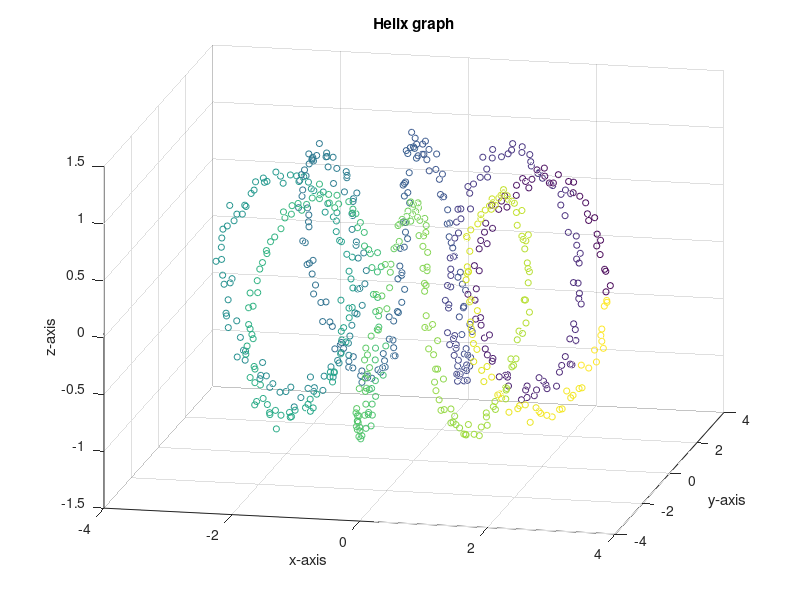
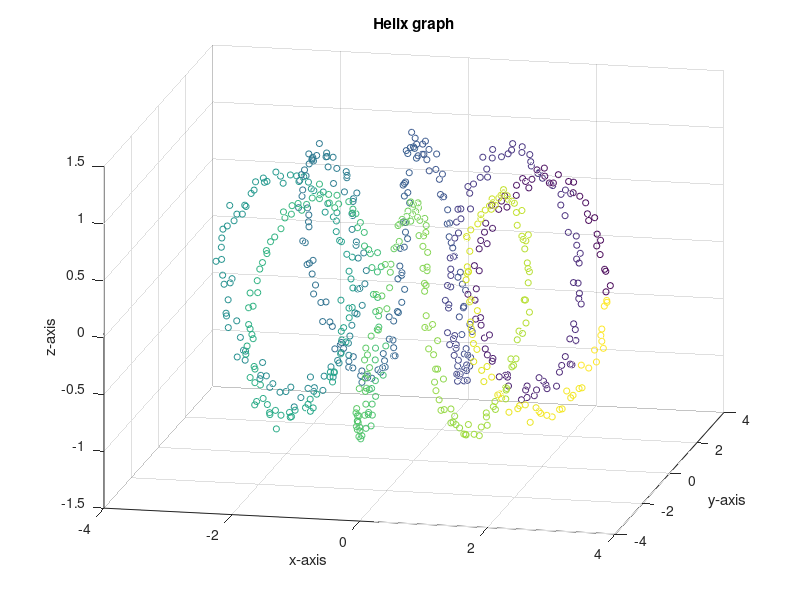
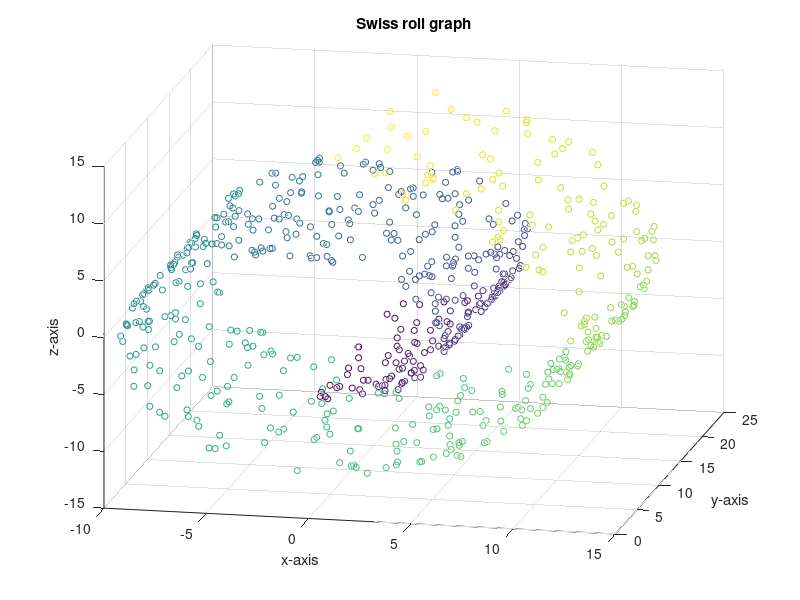
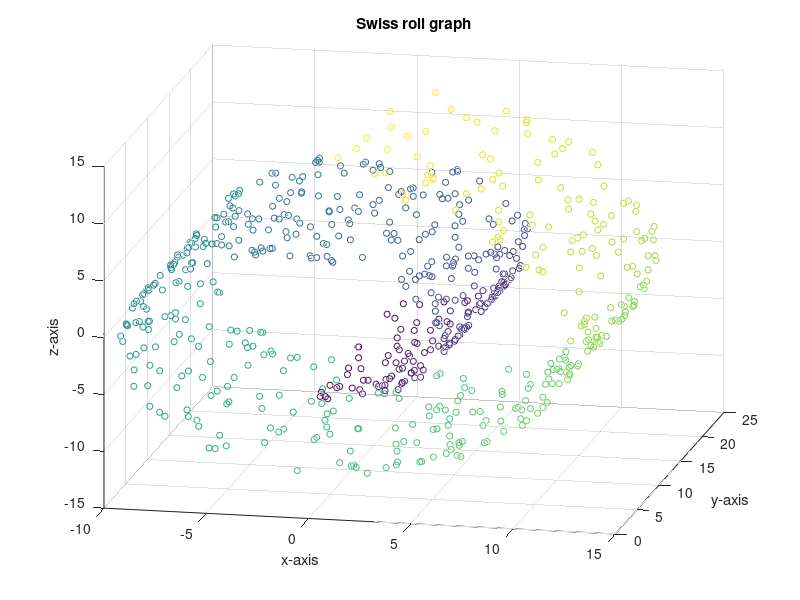

Write MATLAB code to recreate these figures, in order.
%% start
clc;
clear;
close all
fprintf('Starting matlab 5\n\n');
c = 0;
d = 3;
sigma = 4;

%% part a
load('helix.mat');
X_h = X;
t_h = tt;
load('swiss.mat');
X_s = X;
t_s = tt;
clear X tt

f1 = figure(1);
grid on
scatter3(X_h(1,:), X_h(2,:), X_h(3, :), 20, t_h);
view([12 20])
title('Helix graph');
xlabel('x-axis');
ylabel('y-axis');
zlabel('z-axis');
saveas(f1, 'helix.fig');
saveas(f1, 'helix.png');

f2 = figure(2);
grid on
scatter3(X_s(1, :), X_s(2, :), X_s(3, :), 20, t_s);
view([12 20])
title('Swiss roll graph');
xlabel('x-axis');
ylabel('y-axis');
zlabel('z-axis');
saveas(f2, 'swiss_roll.fig');
saveas(f2, 'swiss_roll.png');


%% part b
N = length(t_h);
K_h = zeros(3, N, N);
K_s = zeros(3, N, N);
H = eye(N) - (ones(N, 1)*ones(1, N)*(1/N));


%construct kernels
for x = 1:N
    for y = 1:N
        %linear
        K_h(1, x, y) = dot(X_h(:, x), X_h(:, y)) + c;
        K_s(1, x, y) = dot(X_s(:, x), X_s(:, y)) + c;
        
        %polynomial
        K_h(2, x, y) = (dot(X_h(:, x), X_h(:, y)) + c)^d;
        K_s(2, x, y) = (dot(X_s(:, x), X_s(:, y)) + c)^d;
        
        %rbf
        K_h(3, x, y) = exp(-1*(sum((X_h(:,x) - X_h(:, y)).^2))/(2*sigma^2));
        K_s(3, x, y) = exp(-1*(sum((X_s(:,x) - X_s(:, y)).^2))/(2*sigma^2));
    end
end

for z = 1:3
    K_h(z, :, :) = H * squeeze(K_h(z, :, :)) * H;
    K_s(z, :, :) = H * squeeze(K_s(z, :, :)) * H;
end